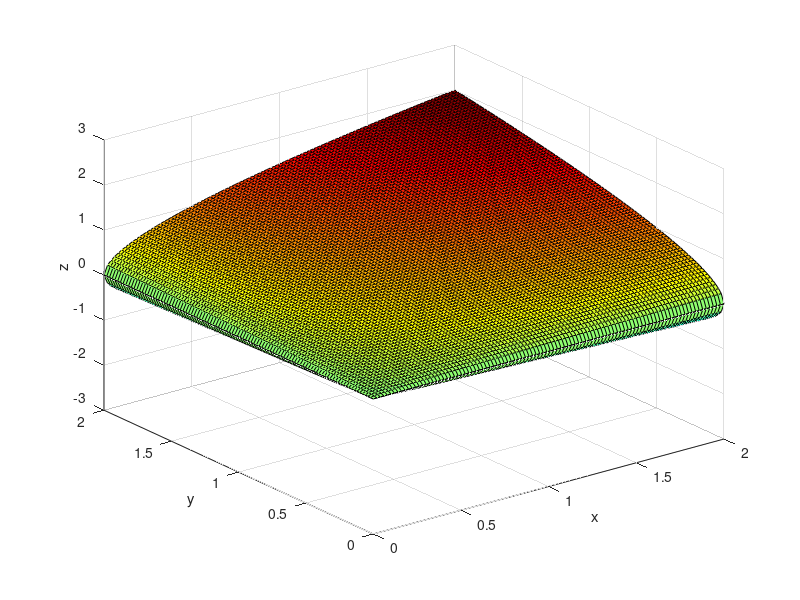

MATLAB code for this plot:
a = 0.5;
b = 0.5;

xlin = linspace(0, 2);
ylin = linspace(0, 2);
[X,Y] = meshgrid(xlin, ylin);

Z = (X .^ a) .* (Y .^ b);

surf(X, Y, Z); hold;
surf(X, Y, -Z);
colormap jet

xlabel('x');
ylabel('y');
zlabel('z');